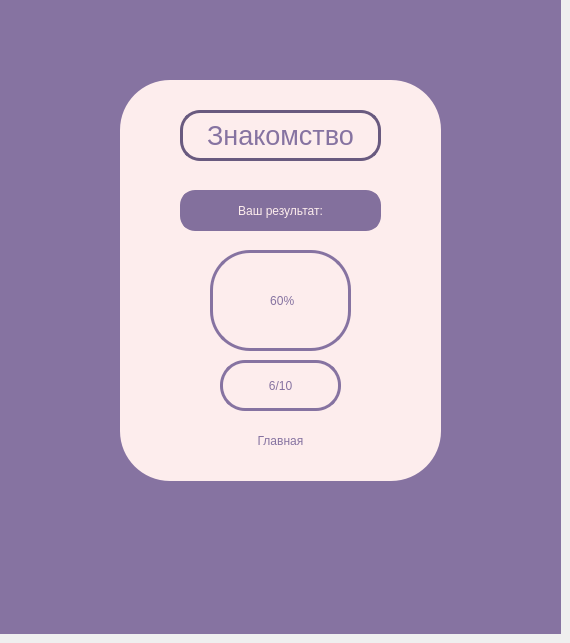
    <widget class="QWidget" name="page_16">
     <widget class="QLabel" name="label_61">
      <property name="geometry">
       <rect>
        <x>0</x>
        <y>0</y>
        <width>561</width>
        <height>634</height>
       </rect>
      </property>
      <property name="styleSheet">
       <string notr="true">background-color: rgb(134, 115, 161);</string>
      </property>
      <property name="text">
       <string/>
      </property>
     </widget>
     <widget class="QLabel" name="label_21">
      <property name="geometry">
       <rect>
        <x>120</x>
        <y>80</y>
        <width>321</width>
        <height>401</height>
       </rect>
      </property>
      <property name="styleSheet">
       <string notr="true">border-radius: 50px;
color: rgb(134,115,161);
background-color: rgb(253,237,237);
border: 2px sold #094065</string>
      </property>
      <property name="text">
       <string/>
      </property>
     </widget>
     <widget class="QLabel" name="label_79">
      <property name="geometry">
       <rect>
        <x>180</x>
        <y>110</y>
        <width>201</width>
        <height>51</height>
       </rect>
      </property>
      <property name="font">
       <font>
        <pointsize>20</pointsize>
       </font>
      </property>
      <property name="styleSheet">
       <string notr="true">color: rgb(134,115,161);
background-color: rgb(253,237,237);
border-radius: 20px; 
border: 3px solid rgb(105, 90, 127)

</string>
      </property>
      <property name="text">
       <string>Знакомство</string>
      </property>
      <property name="alignment">
       <set>Qt::AlignCenter</set>
      </property>
     </widget>
     <widget class="QPushButton" name="pushButton_94">
      <property name="geometry">
       <rect>
        <x>180</x>
        <y>420</y>
        <width>201</width>
        <height>41</height>
       </rect>
      </property>
      <property name="styleSheet">
       <string notr="true">color: rgb(134,115,161);
border-radius: 15px;
background-color: rgb(253,237,237);
font: 15pt &quot;MS Shell Dlg 2&quot;;
border: 3px solid red; padding: 5px; 
border-color: rgb(253,237,237);</string>
      </property>
      <property name="text">
       <string>Главная</string>
      </property>
     </widget>
     <widget class="QLabel" name="label_22">
      <property name="geometry">
       <rect>
        <x>180</x>
        <y>190</y>
        <width>201</width>
        <height>41</height>
       </rect>
      </property>
      <property name="styleSheet">
       <string notr="true">font: 12pt &quot;MS Shell Dlg 2&quot;;
color: rgb(253,237,237);
border-radius: 15px;
background-color: rgb(131,112,157);
border: 3px solid red; padding: 5px; 
border-color:  rgb(131,112,157);</string>
      </property>
      <property name="text">
       <string>Ваш результат:</string>
      </property>
      <property name="alignment">
       <set>Qt::AlignCenter</set>
      </property>
     </widget>
     <widget class="QLabel" name="label_23">
      <property name="geometry">
       <rect>
        <x>210</x>
        <y>250</y>
        <width>141</width>
        <height>101</height>
       </rect>
      </property>
      <property name="styleSheet">
       <string notr="true">color: rgb(134,115,161);
border-radius: 40px;
background-color: rgb(253,237,237);
font: 15pt &quot;MS Shell Dlg 2&quot;;
border: 3px solid red; padding: 5px; 
border-color: rgb(134,115,161);</string>
      </property>
      <property name="text">
       <string> 60%</string>
      </property>
      <property name="alignment">
       <set>Qt::AlignCenter</set>
      </property>
     </widget>
     <widget class="QLabel" name="label_32">
      <property name="geometry">
       <rect>
        <x>220</x>
        <y>360</y>
        <width>121</width>
        <height>51</height>
       </rect>
      </property>
      <property name="styleSheet">
       <string notr="true">color: rgb(134,115,161);
border-radius: 25px;
background-color: rgb(253,237,237);
font: 15pt &quot;MS Shell Dlg 2&quot;;
border: 3px solid red; padding: 5px; 
border-color: rgb(134,115,161);</string>
      </property>
      <property name="text">
       <string>6/10</string>
      </property>
      <property name="alignment">
       <set>Qt::AlignCenter</set>
      </property>
     </widget>
    </widget>
